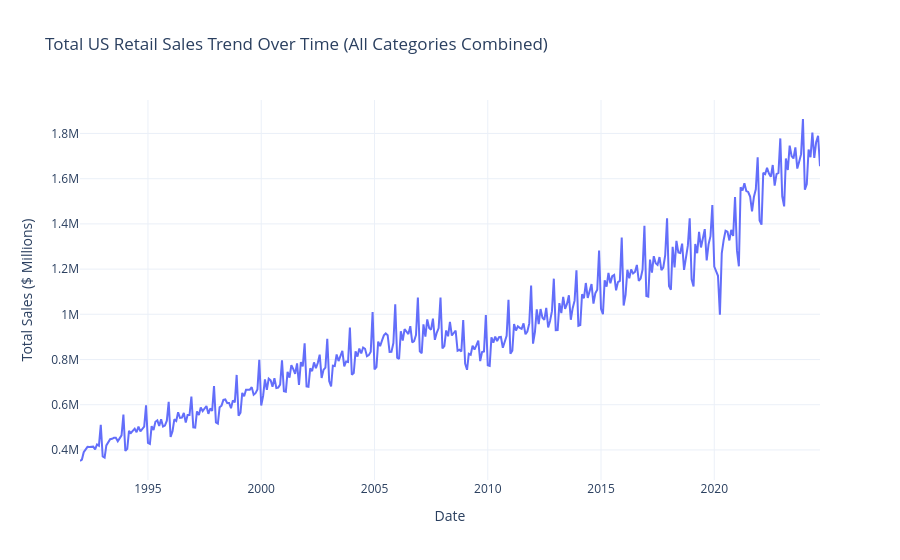

Notebook source saved alongside this figure:
### Code cell
import plotly.express as px
# 1. Group by month and sum the sales across all categories
df_trend = (
    data[data["Estimate_Type"] == "not_adjusted"]
    .dropna(subset=["Sales"])
    .groupby("Sales_Month", as_index=False)["Sales"]
    .sum()
)

# 2. Create the trend line
fig = px.line(
    df_trend,
    x="Sales_Month",
    y="Sales",
    title="Total US Retail Sales Trend Over Time (All Categories Combined)",
    labels={"Sales_Month": "Date", "Sales": "Total Sales ($ Millions)"},
    template="plotly_white",
)

fig.update_layout(hovermode="x unified")
fig.show()

### Figure 1 — Plotly figure (JSON) as saved in the notebook; plotly's stock layout.template omitted (floating-point values rounded to 4 significant figures; data arrays with more than 128 entries replaced by an {"elided": "..."} marker saying what was removed)
{"data": [{"hovertemplate": "Date=%{x}<br>Total Sales ($ Millions)=%{y}<extra></extra>", "legendgroup": "", "line": {"color": "#636efa", "dash": "solid"}, "marker": {"symbol": "circle"}, "mode": "lines", "name": "", "orientation": "v", "showlegend": false, "type": "scatter", "x": {"elided": "393 str values"}, "xaxis": "x", "y": {"elided": "393 float values"}, "yaxis": "y"}], "layout": {"hovermode": "x unified", "legend": {"tracegroupgap": 0}, "title": {"text": "Total US Retail Sales Trend Over Time (All Categories Combined)"}, "xaxis": {"anchor": "y", "domain": [0, 1], "title": {"text": "Date"}}, "yaxis": {"anchor": "x", "domain": [0, 1], "title": {"text": "Total Sales ($ Millions)"}}}}
